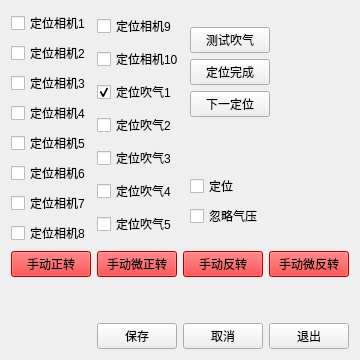
     <widget class="QWidget" name="tab_4">
      <attribute name="title">
       <string>转盘操作</string>
      </attribute>
      <layout class="QVBoxLayout" name="verticalLayout_6">
       <item>
        <layout class="QHBoxLayout" name="horizontalLayout_34">
         <item>
          <layout class="QHBoxLayout" name="horizontalLayout_33">
           <item>
            <layout class="QVBoxLayout" name="verticalLayout">
             <item>
              <widget class="QCheckBox" name="checkBox_6">
               <property name="text">
                <string>定位相机1</string>
               </property>
              </widget>
             </item>
             <item>
              <widget class="QCheckBox" name="checkBox_7">
               <property name="text">
                <string>定位相机2</string>
               </property>
              </widget>
             </item>
             <item>
              <widget class="QCheckBox" name="checkBox_8">
               <property name="text">
                <string>定位相机3</string>
               </property>
              </widget>
             </item>
             <item>
              <widget class="QCheckBox" name="checkBox_9">
               <property name="text">
                <string>定位相机4</string>
               </property>
              </widget>
             </item>
             <item>
              <widget class="QCheckBox" name="checkBox_10">
               <property name="text">
                <string>定位相机5</string>
               </property>
              </widget>
             </item>
             <item>
              <widget class="QCheckBox" name="checkBox_11">
               <property name="text">
                <string>定位相机6</string>
               </property>
              </widget>
             </item>
             <item>
              <widget class="QCheckBox" name="checkBox_12">
               <property name="text">
                <string>定位相机7</string>
               </property>
              </widget>
             </item>
             <item>
              <widget class="QCheckBox" name="checkBox_13">
               <property name="text">
                <string>定位相机8</string>
               </property>
              </widget>
             </item>
            </layout>
           </item>
           <item>
            <layout class="QVBoxLayout" name="verticalLayout_2">
             <item>
              <widget class="QCheckBox" name="checkBox_28">
               <property name="text">
                <string>定位相机9</string>
               </property>
              </widget>
             </item>
             <item>
              <widget class="QCheckBox" name="checkBox_29">
               <property name="text">
                <string>定位相机10</string>
               </property>
              </widget>
             </item>
             <item>
              <widget class="QCheckBox" name="checkBox_14">
               <property name="text">
                <string>定位吹气1</string>
               </property>
               <property name="checked">
                <bool>true</bool>
               </property>
              </widget>
             </item>
             <item>
              <widget class="QCheckBox" name="checkBox_15">
               <property name="text">
                <string>定位吹气2</string>
               </property>
              </widget>
             </item>
             <item>
              <widget class="QCheckBox" name="checkBox_16">
               <property name="text">
                <string>定位吹气3</string>
               </property>
              </widget>
             </item>
             <item>
              <widget class="QCheckBox" name="checkBox_17">
               <property name="text">
                <string>定位吹气4</string>
               </property>
              </widget>
             </item>
             <item>
              <widget class="QCheckBox" name="checkBox_27">
               <property name="text">
                <string>定位吹气5</string>
               </property>
              </widget>
             </item>
            </layout>
           </item>
          </layout>
         </item>
         <item>
          <layout class="QVBoxLayout" name="verticalLayout_3">
           <item>
            <layout class="QVBoxLayout" name="verticalLayout_23">
             <item>
              <widget class="QPushButton" name="pushButton_22">
               <property name="sizePolicy">
                <sizepolicy hsizetype="Fixed" vsizetype="Fixed">
                 <horstretch>0</horstretch>
                 <verstretch>0</verstretch>
                </sizepolicy>
               </property>
               <property name="text">
                <string>测试吹气</string>
               </property>
              </widget>
             </item>
             <item>
              <widget class="QPushButton" name="pushButton_23">
               <property name="sizePolicy">
                <sizepolicy hsizetype="Fixed" vsizetype="Fixed">
                 <horstretch>0</horstretch>
                 <verstretch>0</verstretch>
                </sizepolicy>
               </property>
               <property name="text">
                <string>定位完成</string>
               </property>
              </widget>
             </item>
             <item>
              <widget class="QPushButton" name="pushButton_24">
               <property name="sizePolicy">
                <sizepolicy hsizetype="Fixed" vsizetype="Fixed">
                 <horstretch>0</horstretch>
                 <verstretch>0</verstretch>
                </sizepolicy>
               </property>
               <property name="text">
                <string>下一定位</string>
               </property>
              </widget>
             </item>
            </layout>
           </item>
           <item>
            <layout class="QVBoxLayout" name="verticalLayout_24">
             <property name="topMargin">
              <number>35</number>
             </property>
             <item>
              <widget class="QCheckBox" name="checkBox_31">
               <property name="text">
                <string>定位</string>
               </property>
              </widget>
             </item>
             <item>
              <widget class="QCheckBox" name="checkBox_32">
               <property name="text">
                <string>忽略气压</string>
               </property>
              </widget>
             </item>
            </layout>
           </item>
          </layout>
         </item>
        </layout>
       </item>
       <item>
        <layout class="QHBoxLayout" name="horizontalLayout_47">
         <property name="topMargin">
          <number>0</number>
         </property>
         <property name="bottomMargin">
          <number>40</number>
         </property>
         <item>
          <widget class="QPushButton" name="pushButton_10">
           <property name="sizePolicy">
            <sizepolicy hsizetype="Fixed" vsizetype="Fixed">
             <horstretch>0</horstretch>
             <verstretch>1</verstretch>
            </sizepolicy>
           </property>
           <property name="styleSheet">
            <string notr="true">background-color: rgb(255, 0, 0);</string>
           </property>
           <property name="text">
            <string>手动正转</string>
           </property>
          </widget>
         </item>
         <item>
          <widget class="QPushButton" name="pushButton_19">
           <property name="sizePolicy">
            <sizepolicy hsizetype="Fixed" vsizetype="Fixed">
             <horstretch>0</horstretch>
             <verstretch>0</verstretch>
            </sizepolicy>
           </property>
           <property name="styleSheet">
            <string notr="true">background-color: rgb(255, 0, 0);</string>
           </property>
           <property name="text">
            <string>手动微正转</string>
           </property>
          </widget>
         </item>
         <item>
          <widget class="QPushButton" name="pushButton_20">
           <property name="sizePolicy">
            <sizepolicy hsizetype="Fixed" vsizetype="Fixed">
             <horstretch>0</horstretch>
             <verstretch>0</verstretch>
            </sizepolicy>
           </property>
           <property name="styleSheet">
            <string notr="true">background-color: rgb(255, 0, 0);</string>
           </property>
           <property name="text">
            <string>手动反转</string>
           </property>
          </widget>
         </item>
         <item>
          <widget class="QPushButton" name="pushButton_21">
           <property name="sizePolicy">
            <sizepolicy hsizetype="Fixed" vsizetype="Fixed">
             <horstretch>0</horstretch>
             <verstretch>0</verstretch>
            </sizepolicy>
           </property>
           <property name="styleSheet">
            <string notr="true">background-color: rgb(255, 0, 0);</string>
           </property>
           <property name="text">
            <string>手动微反转</string>
           </property>
          </widget>
         </item>
        </layout>
       </item>
       <item>
        <layout class="QHBoxLayout" name="horizontalLayout_3">
         <item>
          <spacer name="horizontalSpacer_18">
           <property name="orientation">
            <enum>Qt::Horizontal</enum>
           </property>
           <property name="sizeHint" stdset="0">
            <size>
             <width>40</width>
             <height>20</height>
            </size>
           </property>
          </spacer>
         </item>
         <item>
          <widget class="QPushButton" name="pushButton_16">
           <property name="text">
            <string>保存</string>
           </property>
          </widget>
         </item>
         <item>
          <widget class="QPushButton" name="pushButton_17">
           <property name="text">
            <string>取消</string>
           </property>
          </widget>
         </item>
         <item>
          <widget class="QPushButton" name="pushButton_4">
           <property name="text">
            <string>退出</string>
           </property>
          </widget>
         </item>
        </layout>
       </item>
      </layout>
     </widget>
